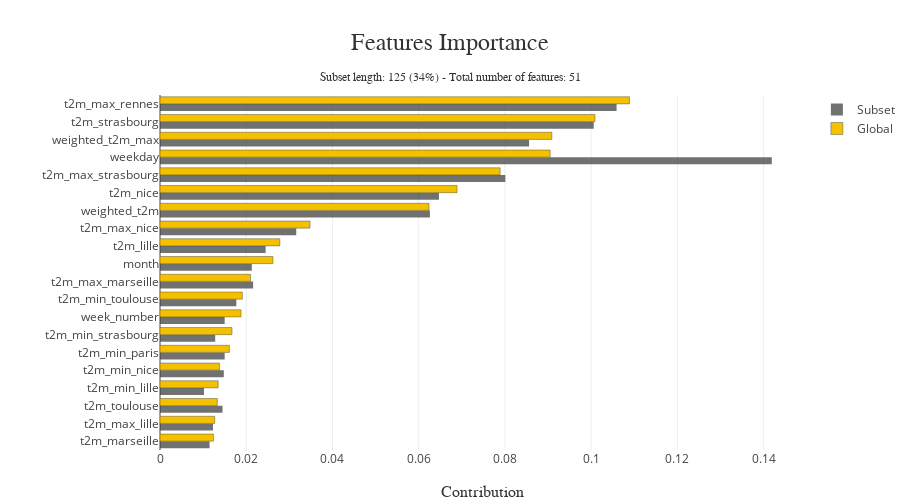

The notebook cell this image was saved under:
### Code cell
subset = X_test[X_test['weekday'].isin([5,6])].index.tolist()
xpl.plot.features_importance(selection=subset)

### Figure 1 — Plotly figure (JSON) as saved in the notebook; plotly's stock layout.template omitted (floating-point values rounded to 4 significant figures)
{"data": [{"marker": {"color": "rgba(52, 55, 54, 0.7)"}, "name": "Subset", "orientation": "h", "type": "bar", "x": [0.0115, 0.0123, 0.0145, 0.0102, 0.0148, 0.015, 0.0128, 0.015, 0.0177, 0.0216, 0.0213, 0.0245, 0.0316, 0.0626, 0.0647, 0.0801, 0.1419, 0.0856, 0.1006, 0.1059], "y": ["t2m_marseille", "t2m_max_lille", "t2m_toulouse", "t2m_min_lille", "t2m_min_nice", "t2m_min_paris", "t2m_min_strasbourg", "week_number", "t2m_min_toulouse", "t2m_max_marseille", "month", "t2m_lille", "t2m_max_nice", "weighted_t2m", "t2m_nice", "t2m_max_strasbourg", "weekday", "weighted_t2m_max", "t2m_strasbourg", "t2m_max_rennes"]}, {"marker": {"color": "rgba(244, 192, 0, 1.0)", "line": {"color": "rgba(52, 55, 54, 0.8)", "width": 0.5}}, "name": "Global", "orientation": "h", "type": "bar", "x": [0.0124, 0.0127, 0.0133, 0.0135, 0.0138, 0.0161, 0.0167, 0.0188, 0.0191, 0.021, 0.0262, 0.0278, 0.0348, 0.0624, 0.0689, 0.0789, 0.0905, 0.0909, 0.1009, 0.1089], "y": ["t2m_marseille", "t2m_max_lille", "t2m_toulouse", "t2m_min_lille", "t2m_min_nice", "t2m_min_paris", "t2m_min_strasbourg", "week_number", "t2m_min_toulouse", "t2m_max_marseille", "month", "t2m_lille", "t2m_max_nice", "weighted_t2m", "t2m_nice", "t2m_max_strasbourg", "weekday", "weighted_t2m_max", "t2m_strasbourg", "t2m_max_rennes"]}], "layout": {"autosize": false, "barmode": "group", "height": 500, "hovermode": "closest", "margin": {"b": 50, "l": 160, "r": 0, "t": 95}, "title": {"font": {"color": "rgb(50, 50, 50)", "family": "Arial", "size": 24}, "text": "Features Importance<span style='font-size: 12px;'><br />Subset length: 125 (34%) - Total number of features: 51</span>", "x": 0.5, "xanchor": "center", "y": 0.9, "yanchor": "middle"}, "width": 900, "xaxis": {"automargin": true, "autorange": true, "range": [0, 0.1494], "title": {"font": {"color": "rgb(50, 50, 50)", "family": "Arial Black", "size": 16}, "text": "Contribution"}, "type": "linear"}, "yaxis": {"automargin": true, "autorange": true, "range": [-0.5, 19.5], "title": {"font": {"color": "rgb(50, 50, 50)", "family": "Arial Black", "size": 16}}, "type": "category"}}}
